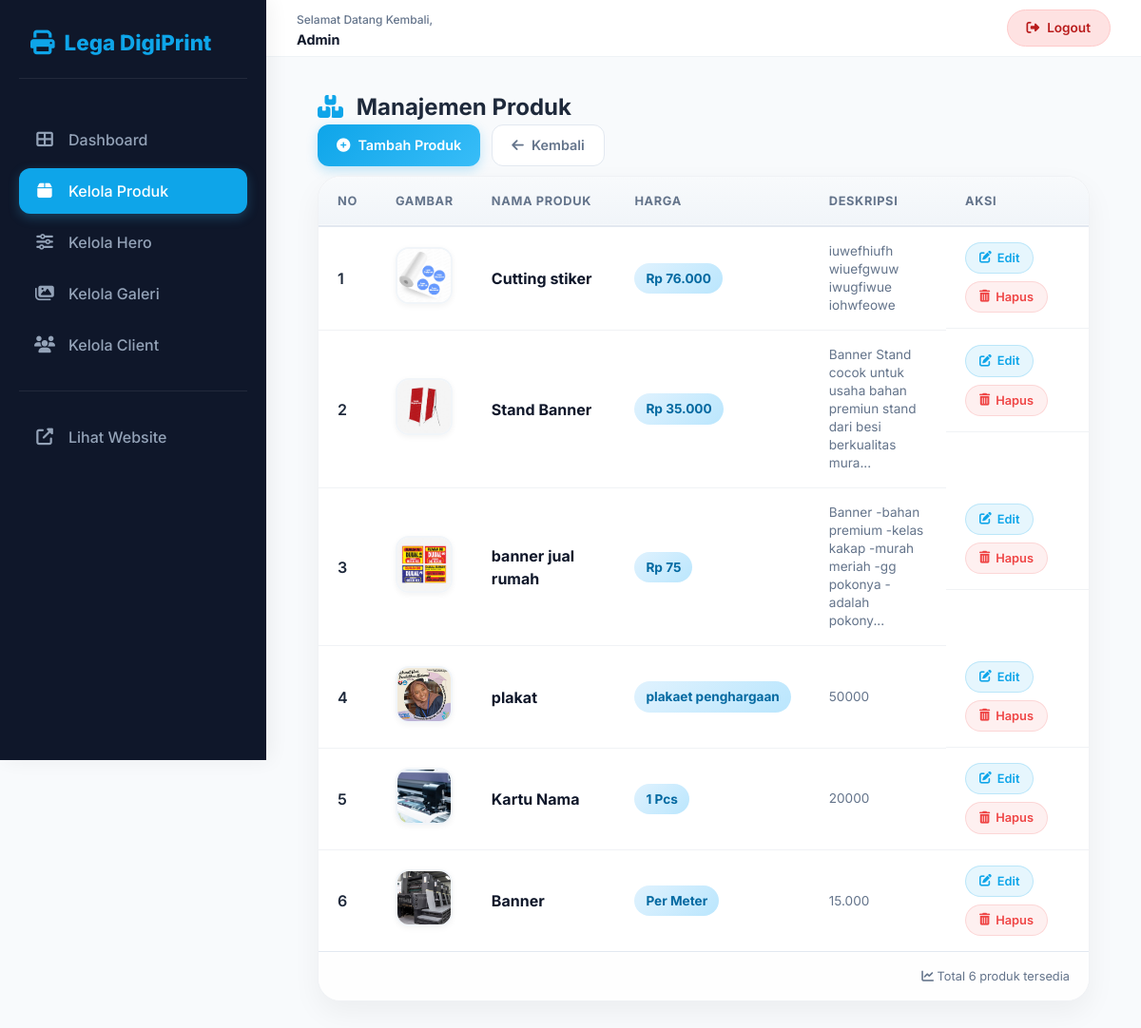
The app's page /admin/produk.php with its own data.
### tables this page shows
CREATE TABLE `produk` (
  `id` int(11) NOT NULL,
  `nama_produk` varchar(100) DEFAULT NULL,
  `kategori` varchar(100) DEFAULT NULL,
  `deskripsi` text DEFAULT NULL,
  `harga` varchar(50) DEFAULT NULL,
  `gambar` varchar(255) DEFAULT NULL
);

### admin/produk.php (the view, shortened to what this page needs)
<?php
include "../config/koneksi.php";
include "../layout/admin_header.php";
?>
<div class="admin-container">
    <div class="header-box">
        <h2>
            <i class="fas fa-boxes" style="color: var(--primary); margin-right: 8px;"></i>
            Manajemen Produk
        </h2>
        <div class="btn-group">
            <a href="tambah_produk.php" class="btn-custom btn-add">
                <i class="fas fa-plus-circle"></i> Tambah Produk
            </a>
            <a href="dashboard.php" class="btn-custom btn-back">
                <i class="fas fa-arrow-left"></i> Kembali
            </a>
        </div>
    </div>
    <div class="table-card">
        <div class="table-wrapper">
            <table>
                <thead>
                    <tr>
                        <th width="50">No</th>
                        <th>Gambar</th>
                        <th>Nama Produk</th>
                        <th>Harga</th>
                        <th>Deskripsi</th>
                        <th width="150">Aksi</th>
                    </tr>
                </thead>
                <tbody>
                    <?php
                    $no = 1;
                    $data = mysqli_query($conn, "SELECT * FROM produk ORDER BY id DESC");
                    if(mysqli_num_rows($data) > 0){
                        while($d = mysqli_fetch_array($data)){
                    ?>
                    <tr>
                        <td style="font-weight: 600;"><?php echo $no++; ?></td>
                        <td>
                            <?php if(!empty($d['gambar']) && file_exists("../assets/images/produk/".$d['gambar'])): ?>
                                <img src="../assets/images/produk/<?php echo htmlspecialchars($d['gambar']); ?>" class="prod-img" alt="product image">
                            <?php else: ?>
                                <div style="width:60px; height:60px; background:#f1f5f9; border-radius:14px; display:flex; align-items:center; justify-content:center;">
                                    <i class="fas fa-image" style="color:#94a3b8; font-size:1.4rem;"></i>
                                </div>
                            <?php endif; ?>
                        </td>
                        <td class="prod-name"><?php echo htmlspecialchars($d['nama_produk']); ?></td>
                        <td>
                            <span class="badge-price">
                                <?php echo is_numeric($d['harga']) ? "Rp " . number_format($d['harga'],0,',','.') : htmlspecialchars($d['harga']); ?>
                            </span>
                        </td>
                        <td>
                            <div class="desc-text">
                                <?php
                                    $desc = htmlspecialchars($d['deskripsi']);
                                    echo strlen($desc) > 80 ? substr($desc, 0, 80) . '...' : $desc;
                                ?>
                            </div>
                        </td>
                        <td class="action-links">
                            <a href="edit_produk.php?id=<?php echo $d['id']; ?>" class="link-edit">
                                <i class="fas fa-edit"></i> Edit
                            </a>
                            <a href="hapus_produk.php?id=<?php echo $d['id']; ?>" class="link-hapus" onclick="return confirm('Yakin ingin menghapus produk ini?')">
                                <i class="fas fa-trash-alt"></i> Hapus
                            </a>
                        </td>
                    </tr>
                    <?php
                        }
                    } ?>
                </tbody>
            </table>
        </div>
        <?php if(mysqli_num_rows($data) > 0): ?>
        <div class="table-footer-info">
            <span><i class="fas fa-chart-line"></i> Total <?php echo mysqli_num_rows($data); ?> produk tersedia</span>
        </div>
        <?php endif; ?>
    </div>
</div>

### layout/admin_header.php (shortened to what this page needs)
<!DOCTYPE html>
<html lang="id">
<head>
    <link rel="stylesheet" href="https://cdnjs.cloudflare.com/ajax/libs/font-awesome/6.4.2/css/all.min.css">
</head>
<body>
<aside class="sidebar" id="sidebar">
    <div class="sidebar-brand">
        <i class="fas fa-print"></i>
        <span>Lega DigiPrint</span>
    </div>
    <ul class="nav-menu">
        <li class="nav-item">
            <a href="dashboard.php" class="nav-link <?php echo basename($_SERVER['PHP_SELF']) == 'dashboard.php' ? 'active' : ''; ?>">
                <i class="fas fa-th-large"></i> <span>Dashboard</span>
            </a>
        </li>
        <li class="nav-item">
            <a href="produk.php" class="nav-link <?php echo basename($_SERVER['PHP_SELF']) == 'produk.php' ? 'active' : ''; ?>">
                <i class="fas fa-box"></i> <span>Kelola Produk</span>
            </a>
        </li>
        <li class="nav-item">
            <a href="hero.php" class="nav-link <?php echo basename($_SERVER['PHP_SELF']) == 'hero.php' ? 'active' : ''; ?>">
                <i class="fas fa-sliders-h"></i> <span>Kelola Hero</span>
            </a>
        </li>
        <li class="nav-item">
            <a href="galeri.php" class="nav-link <?php echo basename($_SERVER['PHP_SELF']) == 'galeri.php' ? 'active' : ''; ?>">
                <i class="fas fa-images"></i> <span>Kelola Galeri</span>
            </a>
        </li>
        <li class="nav-item">
            <a href="clients.php" class="nav-link <?php echo basename($_SERVER['PHP_SELF']) == 'clients.php' ? 'active' : ''; ?>">
                <i class="fas fa-users"></i> <span>Kelola Client</span>
            </a>
        </li>
        <hr class="sidebar-divider">
        <li class="nav-item">
            <a href="../index.php" target="_blank" class="nav-link">
                <i class="fas fa-external-link-alt"></i> <span>Lihat Website</span>
            </a>
        </li>
    </ul>
</aside>
<div class="main-content">
    <header class="topbar">
        <div class="topbar-left">
            <div class="page-info">
                <small>Selamat Datang Kembali,</small>
                <div class="user-name">Admin</div>
            </div>
        </div>
        <div class="user-profile">
            <a href="logout.php" class="btn-logout">
                <i class="fas fa-sign-out-alt"></i> <span>Logout</span>
            </a>
        </div>
    </header>
</div>
</body>
</html>

### layout/admin_header.php (style rules this page uses)
* { margin: 0; padding: 0; box-sizing: border-box; }
body { font-family: 'Inter', -apple-system, BlinkMacSystemFont, 'Segoe UI', Roboto, sans-serif; background: #f8fafc; overflow-x: hidden; position: relative; }
:root { --primary: #38bdf8; --primary-dark: #0284c7; --sidebar-bg: #0f172a; --sidebar-text: #94a3b8; --sidebar-text-hover: #ffffff; --border-color: #eef2f6; }
.sidebar { width: 280px; height: 100vh; background: var(--sidebar-bg); position: fixed; left: 0; top: 0; padding: 28px 20px; z-index: 1000; transition: all 0.3s ease; overflow-y: auto; box-shadow: 4px 0 20px rgba(0, 0, 0, 0.06); }
.sidebar-brand { font-size: 1.4rem; font-weight: 800; color: #ffffff; margin-bottom: 40px; display: flex; align-items: center; gap: 10px; padding: 0 12px 20px 12px; border-bottom: 1px solid rgba(255,255,255,0.08); }
.sidebar-brand i { font-size: 1.6rem; color: var(--primary); }
.sidebar-brand span { color: var(--primary); }
.nav-menu { list-style: none; }
.nav-item { margin-bottom: 6px; }
.nav-link { display: flex; align-items: center; gap: 14px; padding: 12px 16px; text-decoration: none; color: var(--sidebar-text); font-weight: 500; border-radius: 12px; transition: all 0.2s ease; }
.nav-link i { width: 22px; font-size: 1.1rem; text-align: center; }
.nav-link.active { background: var(--primary); color: #ffffff; box-shadow: 0 4px 12px rgba(56, 189, 248, 0.25); }
.sidebar-divider { margin: 24px 0; border: none; border-top: 1px solid rgba(255,255,255,0.08); }
.main-content { margin-left: 280px; width: calc(100% - 280px); transition: all 0.3s ease; }
.topbar { background: #ffffff; height: 60px; padding: 0 32px; display: flex; align-items: center; justify-content: space-between; border-bottom: 1px solid var(--border-color); position: sticky; top: 0; z-index: 99; }
.topbar-left { display: flex; align-items: center; gap: 20px; }
.page-info small { color: #64748b; font-size: 0.75rem; font-weight: 500; }
.user-name { font-weight: 700; font-size: 0.9rem; color: #0f172a; }
.user-profile { display: flex; align-items: center; gap: 18px; }
.btn-logout { background: #fee2e2; color: #b91c1c; padding: 8px 20px; border-radius: 40px; font-weight: 600; font-size: 0.85rem; text-decoration: none; display: flex; align-items: center; gap: 8px; transition: 0.2s; border: 1px solid #fecaca; }

### records on screen
produk: gambar (picture), nama_produk "Cutting stiker", harga "76.000", deskripsi "iuwefhiufh wiuefgwuw iwugfiwue iohwfeowe"
produk: gambar (picture), nama_produk "Stand Banner", harga "35.000", deskripsi "Banner Stand cocok untuk usaha bahan premiun stand dari besi berkualitas mura"
produk: gambar (picture), nama_produk "banner jual rumah", harga "75", deskripsi "Banner -bahan premium -kelas kakap -murah meriah -gg pokonya -adalah pokony"
produk: gambar (picture), nama_produk "plakat", harga "plakaet penghargaan", deskripsi "50000"
produk: gambar (picture), nama_produk "Kartu Nama", harga "1 Pcs", deskripsi "20000"
produk: gambar (picture), nama_produk "Banner", harga "Per Meter", deskripsi "15.000"

### other values on screen
mysqli_num_rows($data) "6"
